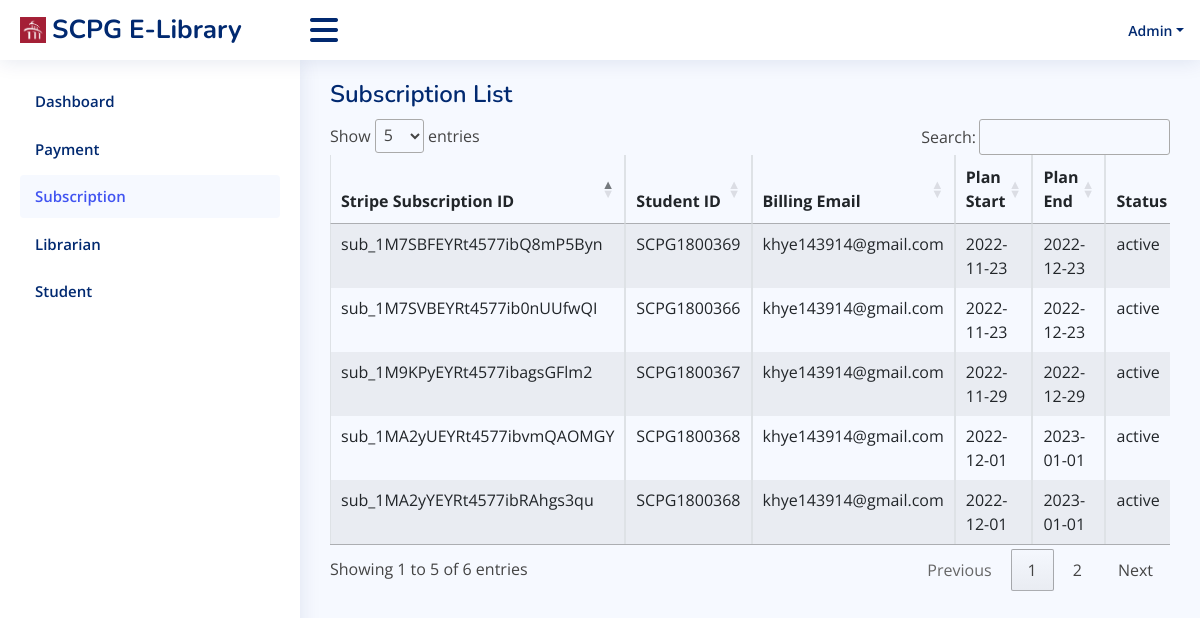
The page /administrator/subscription.php (signed in) on the database its author committed.
### tables this page shows
CREATE TABLE `subscription` (
  `stripe_subscription_ID` varchar(50) NOT NULL,
  `student_ID` varchar(11) NOT NULL,
  `monthly_price` float(10,2) NOT NULL,
  `billing_email` varchar(320) NOT NULL,
  `plan_start` date NOT NULL,
  `plan_end` date NOT NULL,
  `status` varchar(7) NOT NULL,
  `created_datetime` datetime NOT NULL,
  `updated_datetime` datetime NOT NULL
);

### administrator/subscription.php (the view, shortened to what this page needs)
<?php
    include('../controller/conn.php');
?>
<!DOCTYPE html>
<html lang="en">
<head>
  <link href="../src/css/bootstrap_dashboard.css" rel="stylesheet">
  <link href="../src/css/dashboard.css" rel="stylesheet">
  <link href="https://cdnjs.cloudflare.com/ajax/libs/font-awesome/6.0.0/css/all.min.css" rel="stylesheet"/>
  <link rel="stylesheet" type="text/css" href="https://cdn.datatables.net/1.11.5/css/jquery.dataTables.css">
</head>
<body>
  <header id="header" class="header fixed-top d-flex align-items-center">
    <div class="d-flex align-items-center justify-content-between">
        <a href="dashboard.php" class="logo d-flex align-items-center">
            <img src="../src/image/segi_logo.png" alt="">
            <span class="d-none d-lg-block">SCPG E-Library</span>
        </a>
        <i class="fas fa-bars toggle-sidebar-btn"></i>
    </div>
    <nav class="header-nav ms-auto">
      <ul class="d-flex align-items-center">
        <li class="nav-item dropdown pe-3">
          <a class="nav-link nav-profile d-flex align-items-center pe-0" href="#" data-bs-toggle="dropdown">
            <span class="d-none d-md-block dropdown-toggle ps-2">Admin</span>
          </a>
        </li>
      </ul>
    </nav>
  </header>
  <aside id="sidebar" class="sidebar">
    <ul class="sidebar-nav" id="sidebar-nav">
      <li class="nav-item">
        <a class="nav-link collapsed" href="dashboard.php">
          <span>Dashboard</span>
        </a>
      </li>
      <li class="nav-item">
        <a class="nav-link collapsed" href="payment.php">
          <span>Payment</span>
        </a>
      </li>
      <li class="nav-item">
        <a class="nav-link" href="subscription.php">
          <span>Subscription</span>
        </a>
      </li>
      <li class="nav-item">
        <a class="nav-link collapsed" href="manage_librarian.php">
          <span>Librarian</span>
        </a>
      </li>
      <li class="nav-item">
        <a class="nav-link collapsed" href="manage_student.php">
          <span>Student</span>
        </a>
      </li>
    </ul>
  </aside>
  <main id="main" class="main">
    <div class="pagetitle">
      <h1>Subscription List</h1>
    </div>
    <section class="section dashboard">
      <div class="row">
        <div class="col-lg-12">
          <div class="table-responsive">
            <table id="subscription_list" class="table table-bordered table-striped" style="width:100%">
              <thead>
                  <tr>
                      <th>Stripe Subscription ID</th>
                      <th>Student ID</th>
                      <th>Billing Email</th>
                      <th>Plan Start</th>
                      <th>Plan End</th>
                      <th>Status</th>
                  </tr>
              </thead>
              <tbody>
              <?php
                  $sql_material = "SELECT * FROM subscription ORDER BY stripe_subscription_ID ASC";
                  $query_material = mysqli_query($conn, $sql_material);
                  while ($material = mysqli_fetch_array($query_material)) {
                      echo "
                          <tr>
                              <td>".$material['stripe_subscription_ID']."</td>
                              <td>".$material['student_ID']."</td>
                              <td>".$material['billing_email']."</td>
                              <td>".$material['plan_start']."</td>
                              <td>".$material['plan_end']."</td>
                              <td>".$material['status']."</td>
                          </tr>
                          ";
                  }
              ?>
              </tbody>
            </table>
          </div>
        </div>
      </div>
    </section>
  </main>
</body>
</html>

### src/css/dashboard.css (style rules this page uses)
:root { scroll-behavior: smooth; }
body { font-family: "Open Sans", sans-serif; background: #f6f9ff; color: #444444; }
a { color: #4154f1; text-decoration: none; }
h1, h2, h3, h4, h5, h6 { font-family: "Nunito", sans-serif; }
#main { margin-top: 60px; padding: 20px 30px; transition: all 0.3s; }
.pagetitle { margin-bottom: 10px; }
.pagetitle h1 { font-size: 24px; margin-bottom: 0; font-weight: 600; color: #012970; }
.logo { line-height: 1; }
@media (min-width: 1200px) { .logo { width: 280px; } }
.logo img { max-height: 26px; margin-right: 6px; }
.logo span { font-size: 26px; font-weight: 700; color: #012970; font-family: "Nunito", sans-serif; }
.header { transition: all 0.5s; z-index: 997; height: 60px; box-shadow: 0px 2px 20px rgba(1, 41, 112, 0.1); background-color: #fff; padding-left: 20px; }
.header .toggle-sidebar-btn { font-size: 32px; padding-left: 10px; cursor: pointer; color: #012970; }
.header-nav ul { list-style: none; }
.header-nav>ul { margin: 0; padding: 0; }
.header-nav .nav-profile { color: #012970; }
.header-nav .nav-profile span { font-size: 14px; font-weight: 600; }
.sidebar { position: fixed; top: 60px; left: 0; bottom: 0; width: 300px; z-index: 996; transition: all 0.3s; padding: 20px; overflow-y: auto; scrollbar-width: thin; scrollbar-color: #aab7cf transparent; box-shadow: 0px 0px 20px rgba(1, 41, 112, 0.1); background-color: #fff; }
@media (min-width: 1200px) { #main, #footer { margin-left: 300px; } }
.sidebar-nav { padding: 0; margin: 0; list-style: none; }
.sidebar-nav li { padding: 0; margin: 0; list-style: none; }
.sidebar-nav .nav-item { margin-bottom: 5px; }
.sidebar-nav .nav-link { display: flex; align-items: center; font-size: 15px; font-weight: 600; color: #4154f1; transition: 0.3; background: #f6f9ff; padding: 10px 15px; border-radius: 4px; }
.sidebar-nav .nav-link.collapsed { color: #012970; background: #fff; }

### rows shown on the page
subscription: stripe_subscription_ID "sub_1M7SBFEYRt4577ibQ8mP5Byn", student_ID "SCPG1800369", billing_email "khye143914@gmail.com", plan_start "2022-11-23", plan_end "2022-12-23", status "active"
subscription: stripe_subscription_ID "sub_1M7SVBEYRt4577ib0nUUfwQI", student_ID "SCPG1800366", billing_email "khye143914@gmail.com", plan_start "2022-11-23", plan_end "2022-12-23", status "active"
subscription: stripe_subscription_ID "sub_1M9KPyEYRt4577ibagsGFlm2", student_ID "SCPG1800367", billing_email "khye143914@gmail.com", plan_start "2022-11-29", plan_end "2022-12-29", status "active"
subscription: stripe_subscription_ID "sub_1MA2yUEYRt4577ibvmQAOMGY", student_ID "SCPG1800368", billing_email "khye143914@gmail.com", plan_start "2022-12-01", plan_end "2023-01-01", status "active"
subscription: stripe_subscription_ID "sub_1MA2yYEYRt4577ibRAhgs3qu", student_ID "SCPG1800368", billing_email "khye143914@gmail.com", plan_start "2022-12-01", plan_end "2023-01-01", status "active"
